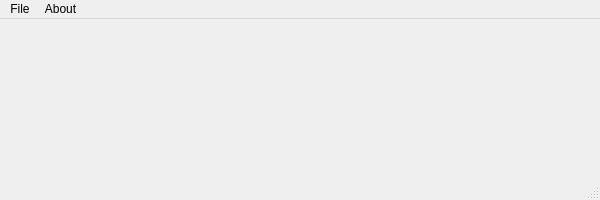
<?xml version="1.0" encoding="UTF-8"?>
<ui version="4.0">
 <class>MainWindow</class>
 <widget class="QMainWindow" name="MainWindow">
  <property name="geometry">
   <rect>
    <x>0</x>
    <y>0</y>
    <width>600</width>
    <height>200</height>
   </rect>
  </property>
  <property name="minimumSize">
   <size>
    <width>600</width>
    <height>200</height>
   </size>
  </property>
  <property name="maximumSize">
   <size>
    <width>600</width>
    <height>200</height>
   </size>
  </property>
  <property name="windowTitle">
   <string>MainWindow</string>
  </property>
  <widget class="QWidget" name="centralwidget"/>
  <widget class="QMenuBar" name="menubar">
   <property name="geometry">
    <rect>
     <x>0</x>
     <y>0</y>
     <width>600</width>
     <height>21</height>
    </rect>
   </property>
   <widget class="QMenu" name="menuFile">
    <property name="title">
     <string>File</string>
    </property>
    <addaction name="actionOpen_file"/>
    <addaction name="actionOpen_files"/>
    <addaction name="separator"/>
    <addaction name="actionOpen_folder"/>
    <addaction name="actionSave_file"/>
    <addaction name="separator"/>
    <addaction name="actionSet_color"/>
   </widget>
   <widget class="QMenu" name="menuAbout">
    <property name="title">
     <string>About</string>
    </property>
   </widget>
   <addaction name="menuFile"/>
   <addaction name="menuAbout"/>
  </widget>
  <widget class="QStatusBar" name="statusbar"/>
  <action name="actionOpen_file">
   <property name="text">
    <string>Open file</string>
   </property>
  </action>
  <action name="actionOpen_files">
   <property name="text">
    <string>Open files</string>
   </property>
  </action>
  <action name="actionOpen_folder">
   <property name="text">
    <string>Open folder</string>
   </property>
  </action>
  <action name="actionSave_file">
   <property name="text">
    <string>Save file</string>
   </property>
  </action>
  <action name="actionSet_color">
   <property name="text">
    <string>Set color</string>
   </property>
  </action>
 </widget>
 <resources/>
 <connections/>
</ui>
